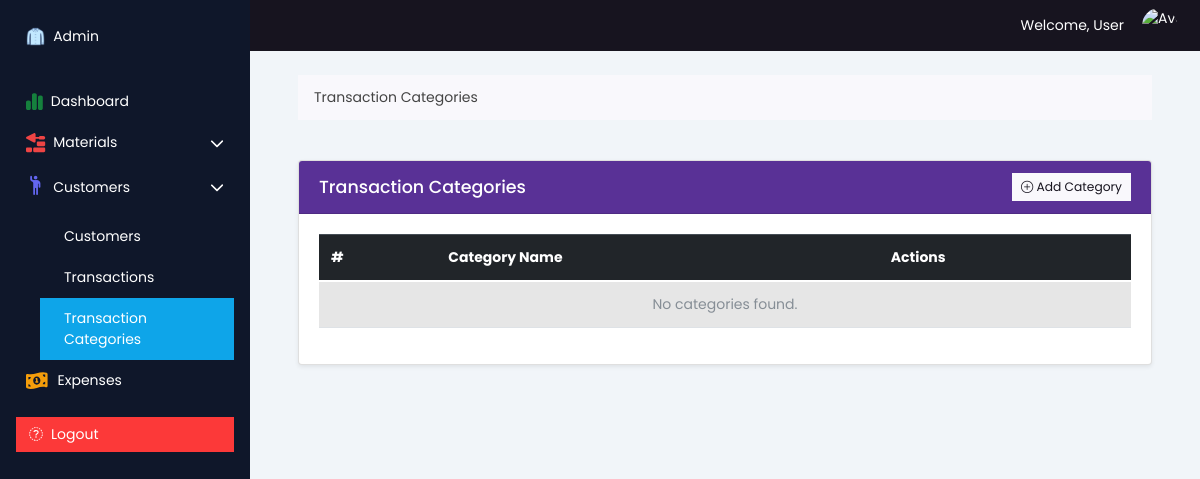
The page /admin/transaction_categories.php on the database as committed earlier.
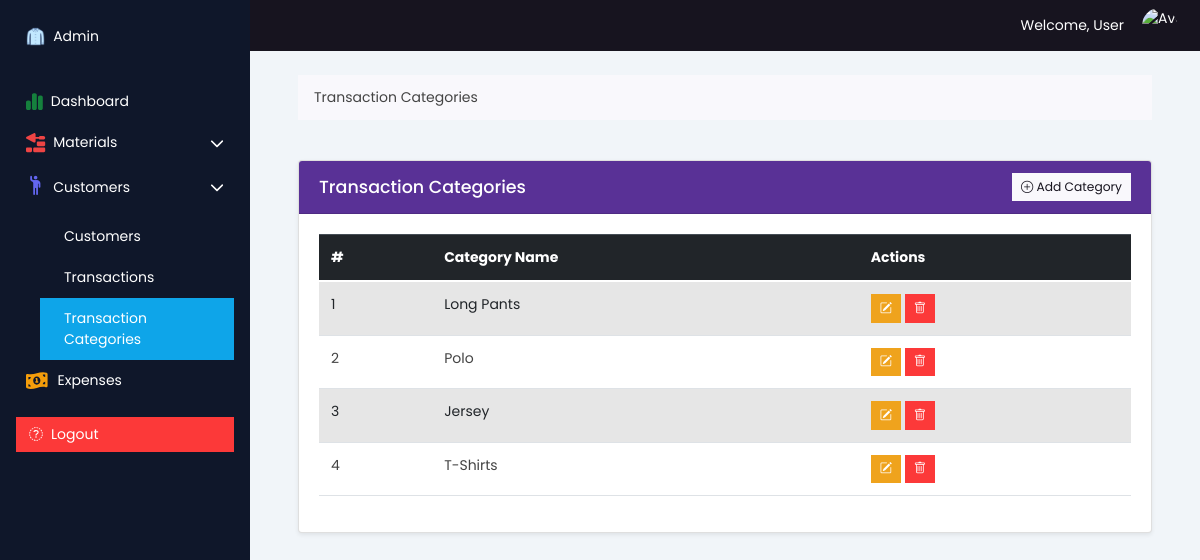
The same page on the database as committed later.
### tables this page shows
CREATE TABLE `transaction_categories` (
  `category_id` int(11) NOT NULL,
  `category_name` varchar(100) NOT NULL
);

### models/admin_transactions.php (called while the page is built, shortened)
<?php
function getTransactionCategories($conn)
{
    $categories = [];
    $sql = "SELECT category_id, category_name FROM transaction_categories ORDER BY category_id DESC";
    if ($result = $conn->query($sql)) {
        while ($row = $result->fetch_assoc()) {
            $categories[] = $row;
        }
    } else {
        echo "Error: " . $conn->error;
    }
    return $categories;
}

### admin/transaction_categories.php (the view, shortened to what this page needs)
<?php
require '../inc/database.php';
require '../models/admin_transactions.php';
$transaction_categories = getTransactionCategories($conn);
?>
<!DOCTYPE html>
<html lang="en">
<head>
    <?php require '../inc/head.php'; ?>
    <link rel="stylesheet" href="../public/css/main.css">
</head>
<body class="poppins-regular">
    <?php require 'partials/sidebar.php'; ?>
    <div class="flex-grow-1 bg-slate-100">
        <?php require 'partials/header.php'; ?>
        <div class="container mt-4 px-5">
            <div class="row mb-4">
                <div class="col-md-12">
                    <nav aria-label="breadcrumb">
                        <ol class="breadcrumb">
                            <li class="breadcrumb-item active" aria-current="page">Transaction Categories</li>
                        </ol>
                    </nav>
                </div>
            </div>
            <div class="row mb-4">
                <div class="col-md-12">
                    <div class="card shadow-sm">
                        <div class="card-header bg-primary text-white d-flex justify-content-between align-items-center">
                            <h5 class="mb-0">Transaction Categories</h5>
                            <button class="btn btn-light btn-sm" data-bs-toggle="modal" data-bs-target="#addCategoryModal">
                                <i class="bi bi-plus-circle"></i> Add Category
                            </button>
                        </div>
                        <div class="card-body">
                            <table id="categoriesTable" class="table table-striped">
                                <thead class="table-dark">
                                    <tr>
                                        <th>#</th>
                                        <th>Category Name</th>
                                        <th>Actions</th>
                                    </tr>
                                </thead>
                                <tbody>
                                    <?php if (!empty($transaction_categories)) : ?>
                                        <?php foreach ($transaction_categories as $index => $category) : ?>
                                            <tr>
                                                <td><?= $index + 1 ?></td>
                                                <td><?= htmlspecialchars($category['category_name']) ?></td>
                                                <td>
                                                    <button class="btn btn-warning btn-sm" data-bs-toggle="modal" data-bs-target="#editCategoryModal<?= $category['category_id'] ?>">
                                                        <i class="bi bi-pencil-square"></i>
                                                    </button>
                                                    <form action="../controllers/admin_delete_transaction_category.php" method="POST" style="display:inline;">
                                                        <button type="submit" class="btn btn-danger btn-sm" onclick="return confirm('Are you sure you want to delete this category?');">
                                                            <i class="bi bi-trash"></i>
                                                        </button>
                                                    </form>
                                                </td>
                                            </tr>
                                        <?php endforeach; ?>
                                    <?php else : ?>
                                        <tr>
                                            <td colspan="3" class="text-center text-muted">No categories found.</td>
                                        </tr>
                                    <?php endif; ?>
                                </tbody>
                            </table>
                        </div>
                    </div>
                </div>
            </div>
        </div>
    </div>
</body>
</html>

Rows that differ between the two databases and show on the page:
added transaction_categories: category_name "Long Pants"
added transaction_categories: category_name "Polo"
added transaction_categories: category_name "Jersey"
added transaction_categories: category_name "T-Shirts"
Other text that changed with them:
text no longer shown: "No categories found."
